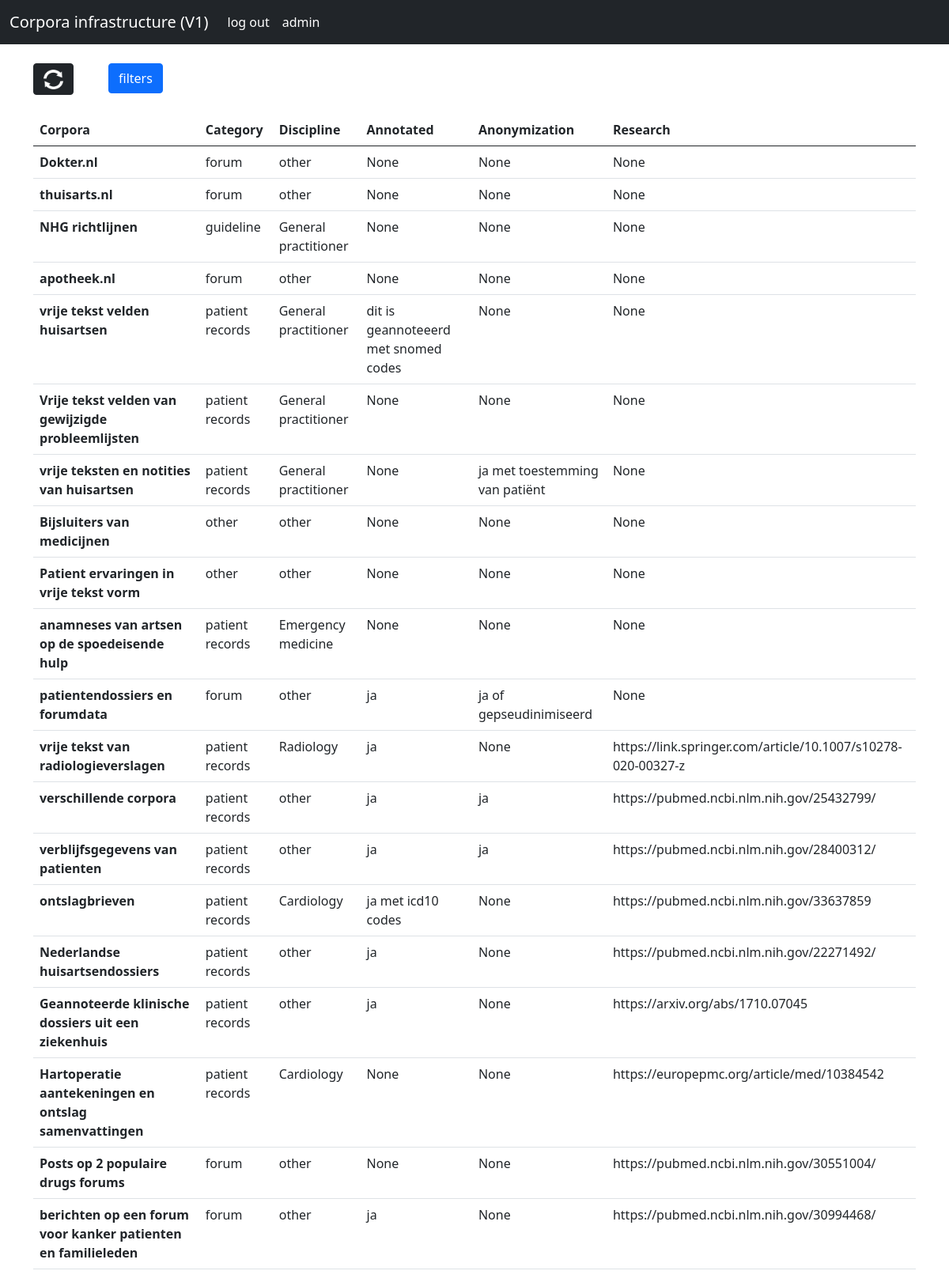
The app's page / (signed in) with its own data.
### infrastructure/models.py (models this page shows, shortened)
class corpora(models.Model):
    categories_choices= [('patient records','patient record'),('forum','forum'),('guideline','guideline'),('terminology system','terminology system'),('other','other')]
    discipline_choices=[('other','other'),('Anesthesiology','Anesthesiology'),('Cardiology','Cardiology'),('Cardiothoracic surgery','Cardiothoracic surgery'),('Dermatology','Dermatology'),('Emergency medicine','Emergency medicine'),('Gastroenterology','Gastroenterology'),('General practitioner','General practitioner'),('Gynaecology','Gynaecology'),('Internal medicine','Internal medicine'),('Medical microbiology','Medical microbiology'),('Neurology','Neurology'),('Neurosurgery','Neurosurgery'),('Nuclear medicine','Nuclear medicine'),('Oncology','Oncology'),('Ophthalmology','Ophthalmology'),('Orthopedics','Orthopedics'),('Otorhinolaryngology','Otorhinolaryngology'),('Pathology','Pathology'),('Pediatrics','Pediatrics'),('Physical medicine and rehabilitation','Physical medicine and rehabilitation'),('Plastic surgery','Plastic surgery'),('Psychiatry','Psychiatry'),('Pulmonology','Pulmonology'),('Radiology','Radiology'),('Rheumatology','Rheumatology'),('Sports medicine','Sports medicine'),('Surgery','Surgery'),('Urology','Urology')]
    language_choices=[('Dutch','Dutch'),('English','English'),('German','German'),('French','French')]
    id = models.AutoField(auto_created=True,primary_key=True,unique=True)
    name = models.CharField(max_length=100)
    description = models.CharField(max_length=1000)
    category = models.CharField(max_length=50, choices=categories_choices , default='patient record')
    discipline = models.CharField(max_length=50, choices=discipline_choices, default='huisarts')
    annotated = models.CharField(max_length=1000, null=True,blank=True)
    anonymization = models.CharField(max_length=1000, null=True, blank=True)
    research = models.CharField(max_length=1000, null=True, blank=True)
    word_count = models.IntegerField( null=True, blank=True)
    contact =models.CharField(max_length=1000, null=True, blank=True)
    way_of_collecting = models.CharField(max_length=1000, null=True, blank=True)
    file = models.FileField(upload_to='uploads', null=True, blank=True)
    language = models.CharField(max_length=100,choices=language_choices, null=True, blank=True)

### infrastructure/views.py (the view)
# urls.py: path('',views.index, name='index'),
def index(request):
    if request.user.is_authenticated:
        corpora_list = corpora.objects.all()
        corporaFilter = CorporaFilter(request.GET, queryset=corpora_list)
        corpora_list = corporaFilter.qs
        return render(request, 'index.html', {'corpera': corpora_list, 'corporaFilter': corporaFilter})
    else:
        return redirect('login')

### templates/index.html (shortened to what this page needs)
<!doctype html>
<html lang="en">
  <head>
            {%load static%}
    <link href="https://cdn.jsdelivr.net/npm/bootstrap@5.0.0-beta3/dist/css/bootstrap.min.css" rel="stylesheet">
    <link rel="stylesheet" href="{%static 'css/own.css'%}" >
  </head>
  <body>
    <nav class="navbar navbar-expand-lg navbar-dark bg-dark">
      <div class="container-fluid">
        <a class="navbar-brand" href="/">Corpora infrastructure (V1)</a>
        <div class="collapse navbar-collapse" id="navbarSupportedContent">
          <ul class="navbar-nav me-auto mb-2 mb-lg-0">
            <li class="nav-item">
              <a class="nav-link active" aria-current="page" href="logout">log out</a>
            </li>
            <li class="nav-item">
              <a class="nav-link active"aria-current="page" href="admin">admin</a>
            </li>
          </ul>
        </div>
      </div>
    </nav>
    <br>
<div class="container">
  <div class="row justify-content-md-cente">
    <div class="col-lg-1">
      <a class="btn btn-dark" href="#">
                {%load static%}
        <img id="refresh"src="{% static 'images/refresh.jpg' %}" alt="">
      </a>
    </div>
    <div class="col-lg-1">
      <a class="btn btn-primary" data-bs-toggle="collapse" href="#collapseExample" role="button" aria-expanded="false" aria-controls="collapseExample">
       filters
     </a>
    </div>
    <div class="col-lg">
     </div>
  </div>
     <br>
<table class="table">
  <thead>
    <tr>
      <th scope="col">Corpora</th>
      <th scope="col">Category</th>
      <th scope="col">Discipline</th>
      <th scope="col">Annotated</th>
      <th scope="col">Anonymization</th>
      <th scope="col">Research</th>
    </tr>
  </thead>
  <tbody>
    {%for corpus in corpera%}
    <tr class='clickable-row' data-href="{%url 'corpora' corpus.id%}">
      <th scope="row">{{corpus.name}}</th>
      <td>{{corpus.category}}</td>
      <td>{{corpus.discipline}}</td>
      <td>{{corpus.annotated}}</td>
      <td>{{corpus.anonymization}}</td>
      <td>{{corpus.research}}</td>
    </tr>
    {%endfor%}
  </tbody>
</table>
  </div>
  </body>
</html>

### static/css/own.css (style rules this page uses)
#refresh { width: 25px; height: 25px; }

### records on screen
corpora: name "Dokter.nl", category "forum", discipline "other", annotated "None", anonymization "None", research "None"
corpora: name "thuisarts.nl", category "forum", discipline "other", annotated "None", anonymization "None", research "None"
corpora: name "NHG richtlijnen", category "guideline", discipline "General practitioner", annotated "None", anonymization "None", research "None"
corpora: name "apotheek.nl", category "forum", discipline "other", annotated "None", anonymization "None", research "None"
corpora: name "vrije tekst velden huisartsen", category "patient records", discipline "General practitioner", annotated "dit is geannoteeerd met snomed codes", anonymization "None", research "None"
corpora: name "Vrije tekst velden van gewijzigde probleemlijsten", category "patient records", discipline "General practitioner", annotated "None", anonymization "None", research "None"
corpora: name "vrije teksten en notities van huisartsen", category "patient records", discipline "General practitioner", annotated "None", anonymization "ja met toestemming van patiënt", research "None"
corpora: name "Bijsluiters van medicijnen", category "other", discipline "other", annotated "None", anonymization "None", research "None"
corpora: name "Patient ervaringen in vrije tekst vorm", category "other", discipline "other", annotated "None", anonymization "None", research "None"
corpora: name "anamneses van artsen op de spoedeisende hulp", category "patient records", discipline "Emergency medicine", annotated "None", anonymization "None", research "None"
corpora: name "patientendossiers en forumdata", category "forum", discipline "other", annotated "ja", anonymization "ja of gepseudinimiseerd", research "None"
corpora: name "vrije tekst van radiologieverslagen", category "patient records", discipline "Radiology", annotated "ja", anonymization "None", research "https://link.springer.com/article/10.1007/s10278-020-00327-z"
corpora: name "verschillende corpora", category "patient records", discipline "other", annotated "ja", anonymization "ja", research "https://pubmed.ncbi.nlm.nih.gov/25432799/"
corpora: name "verblijfsgegevens van patienten", category "patient records", discipline "other", annotated "ja", anonymization "ja", research "https://pubmed.ncbi.nlm.nih.gov/28400312/"
corpora: name "ontslagbrieven", category "patient records", discipline "Cardiology", annotated "ja met icd10 codes", anonymization "None", research "https://pubmed.ncbi.nlm.nih.gov/33637859"
corpora: name "Nederlandse huisartsendossiers", category "patient records", discipline "other", annotated "ja", anonymization "None", research "https://pubmed.ncbi.nlm.nih.gov/22271492/"
corpora: name "Geannoteerde klinische dossiers uit een ziekenhuis", category "patient records", discipline "other", annotated "ja", anonymization "None", research "https://arxiv.org/abs/1710.07045"
corpora: name "Hartoperatie aantekeningen en ontslag samenvattingen", category "patient records", discipline "Cardiology", annotated "None", anonymization "None", research "https://europepmc.org/article/med/10384542"
corpora: name "Posts op 2 populaire drugs forums", category "forum", discipline "other", annotated "None", anonymization "None", research "https://pubmed.ncbi.nlm.nih.gov/30551004/"
corpora: name "berichten op een forum voor kanker patienten en familieleden", category "forum", discipline "other", annotated "ja", anonymization "None", research "https://pubmed.ncbi.nlm.nih.gov/30994468/"
